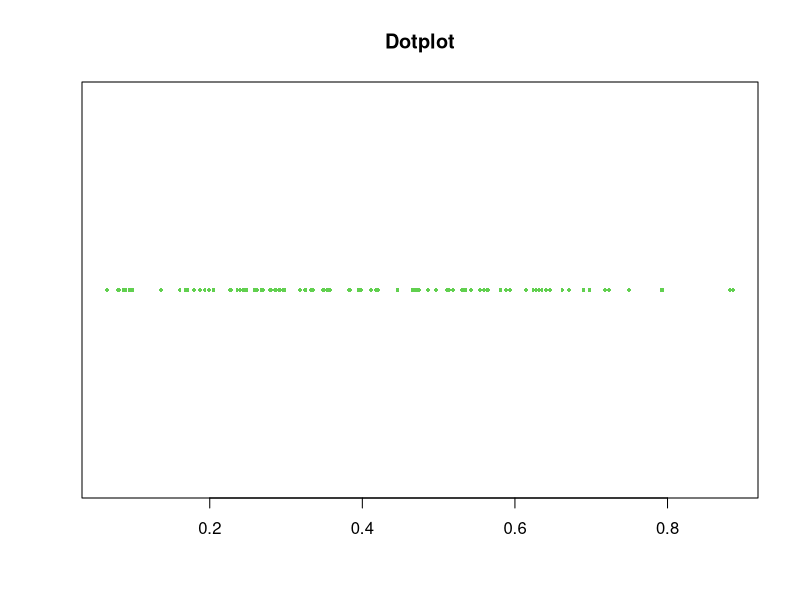
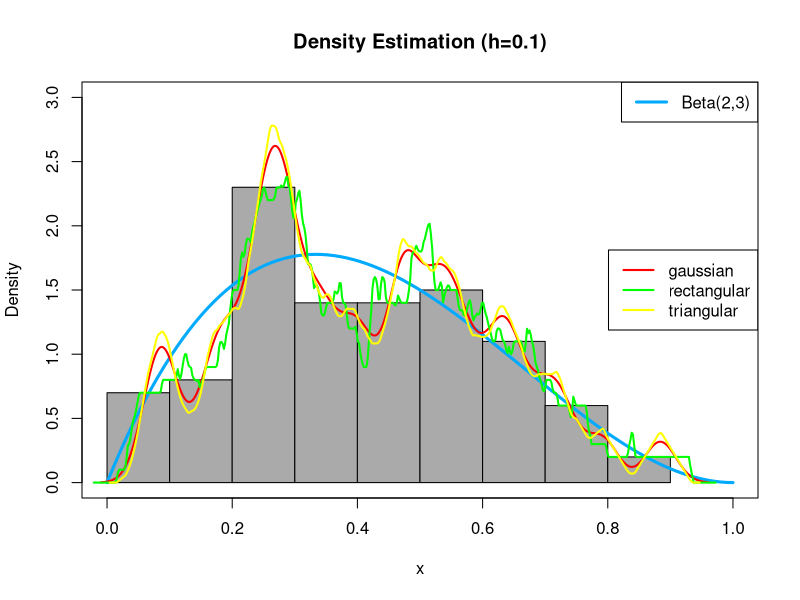
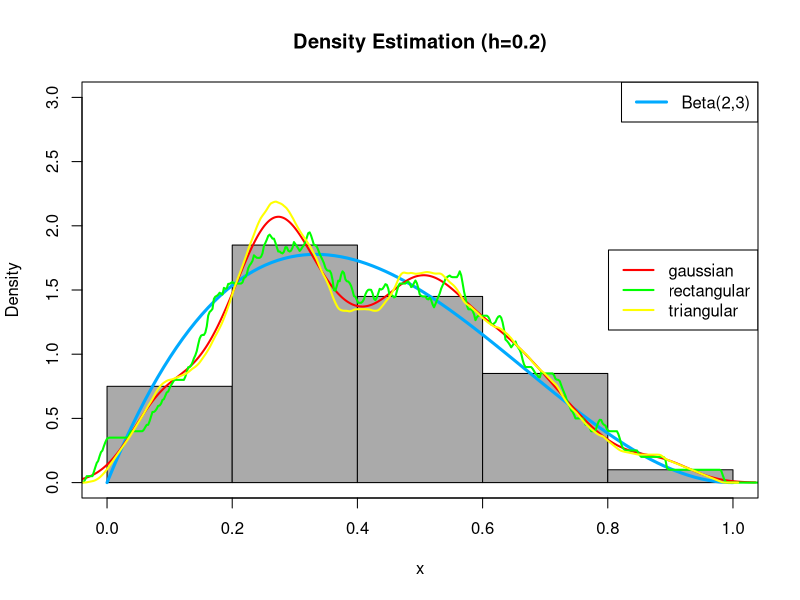
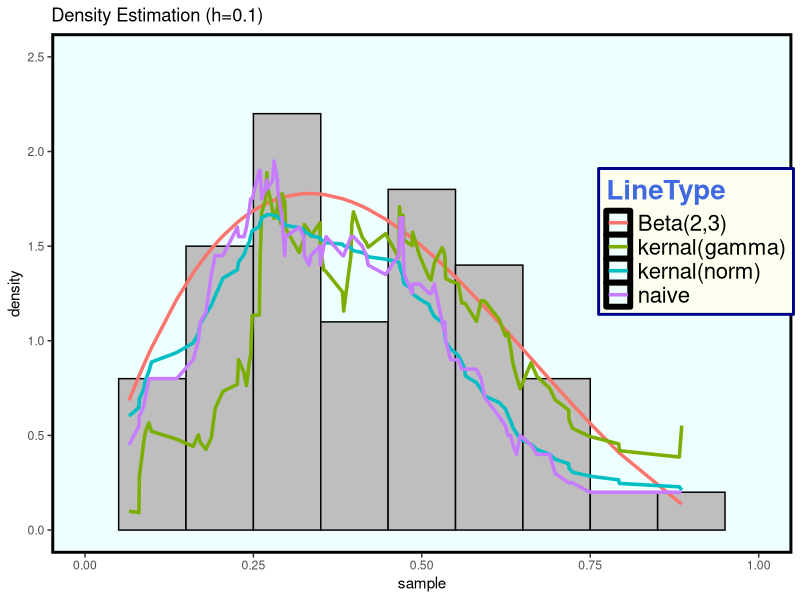
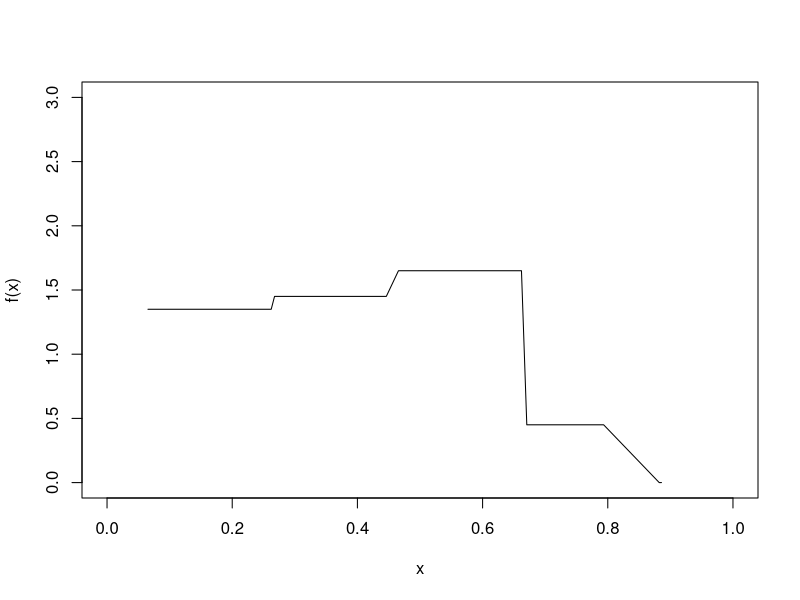
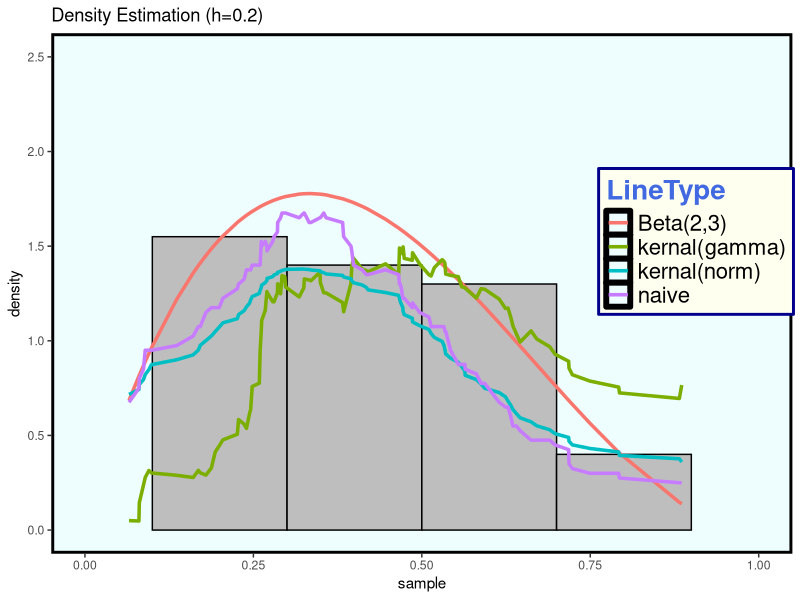
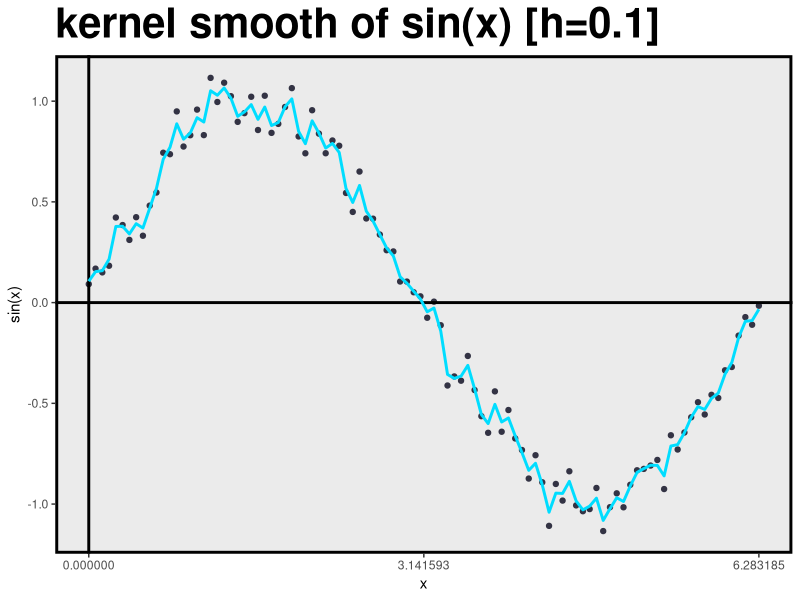
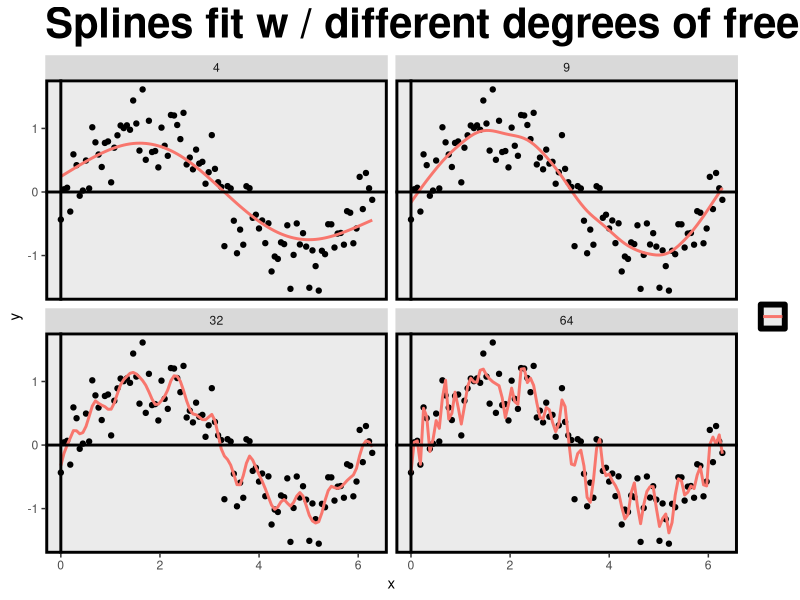

These figures' R source, in order:
## ---- chunk 1
library(dplyr)
library(ggplot2)
library(magrittr)
library(tidyverse)
## ---- chunk 2

# First, simulate 100 observations from a mixed distribution of beta(2,3),
# each with probability 0.5. Then, use at least 3 density estimating methods
# to smooth the observations. 
# You need to specify the parameters in the smoothing methods, 
# and compare the results.

# 取出我們要的亂數
set.seed(106354012)
m = 100
x = rbeta(m,2,3)
# 畫個點的散佈圖
stripchart(x,pch=16,cex=0.5,col=3,main="Dotplot")
# 然後畫個直方圖
y = seq(0,1,length=100)
hist( x, breaks = 10,probability = T,ylim = c(0,3),xlim= c(0,1),col = "#AAAAAA",main = "Density Estimation (h=0.1)")
# 這是真實的beta(2,3)圖形
lines(y , dbeta(y,2,3) , col = "#00AAFF" , lwd = 3)
legend("topright" , "Beta(2,3)" , lty = 1 , col="#00AAFF" , lwd = 3)
# 這是直接用套件模擬出來的函數值
kernal_g = density(x, kernel = c("gaussian"), width = 0.1)
kernal_r = density(x, kernel = c("rectangular"), width = 0.1)
kernal_t = density(x, kernel = c("triangular"), width = 0.1)
# 把他們畫在plot裡面囉
lines(kernal_g, col = "#FF0000" , lwd = 2)
lines(kernal_r, col = "#00FF00" , lwd = 2)
lines(kernal_t, col = "#FFFF00" , lwd = 2)
legend("right",legend=c("gaussian","rectangular","triangular"), col=c("#FF0000","#00FF00","#FFFF00"),lwd=2,cex=1)
box()

# (h=0.2)
hist( x, breaks = 5,probability = T,ylim = c(0,3),xlim= c(0,1),col = "#AAAAAA",main = "Density Estimation (h=0.2)")
# 這是真實的beta(2,3)圖形
lines(y , dbeta(y,2,3) , col = "#00AAFF" , lwd = 3)
legend("topright" , "Beta(2,3)" , lty = 1 , col="#00AAFF" , lwd = 3)
# 這是直接用套件模擬出來的函數值
kernal_g = density(x, kernel = c("gaussian"), width = 0.2)
kernal_r = density(x, kernel = c("rectangular"), width = 0.2)
kernal_t = density(x, kernel = c("triangular"), width = 0.2)
# 把他們畫在plot裡面囉
lines(kernal_g, col = "#FF0000" , lwd = 2)
lines(kernal_r, col = "#00FF00" , lwd = 2)
lines(kernal_t, col = "#FFFF00" , lwd = 2)
legend("right",legend=c("gaussian","rectangular","triangular"), col=c("#FF0000","#00FF00","#FFFF00"),lwd=2,cex=1)
box()
## ---- chunk 3

# 這是不想用套件的人寫的code~

set.seed(106354012)
x <- rbeta(100,2,3)
h=0.1

# histogram density estimator (直方圖)

histogram = function(x,h){
  g = function(x,a,b){
    if (x<=b & x>=a) {return(1)}
    else {return(0)}}            # 寫出一個計算個數前需要的函數
  n <- length(x)
  seq <- seq(min(x),max(x),by=h) # 從(0,1)間隔h做出切割點
  a = seq[-length(seq)]          # 每組下界
  b = seq[-1]                    # 每組上界
  ni = NULL
  for (k in 1:length(a)){
    ni[k] = sum(x<=b[k] & x>=a[k])}
  y_hat = NULL
  for (i in sort(x)){
    I=NULL
    for (j in 1:length(a)){
      gi=g(i,a[j],b[j])
      I=c(I,gi)}                 # 指標函數
    y=1/n*sum(ni/h*I)            # 模擬樣本之函數估計值 
    y_hat=c(y_hat,y)}
  return(y_hat)}                 

# naive density estimator
naive =function(x,h){
  w = function(y){
    if (abs(y)<1) {return(1/2)}
    else {return(0)}}               # 寫出公式裡的函數w
  n = length(x)
  seq = seq(min(x),max(x),length=length(x))        
  y_hat = NULL
  for (i in seq){
    W=NULL
    for (j in x){
      wi=w((i-j)/h)                        
      W=c(W,wi)}
    y=1/n*sum(1/h*W)                # 樣本之函數估計值           
    y_hat=c(y_hat,y)}
  return(y_hat)}

# kernel density estimator
# norm
kernel_norm=function(x,h){
  w=function(y){dnorm(y)}           # 核密度函數(常態)
  n = length(x)
  seq = seq(min(x),max(x),length=length(x))
  y_hat = NULL
  for (i in seq){
    W=NULL
    for (j in x){
      wi=w((i-j)/h)
      W=c(W,wi)}
    y=1/n*sum(1/h*W)
    y_hat=c(y_hat,y)}
  return(y_hat)}

# Gamma核函數
kernel_gamma=function(x,h){
  w=function(y){dgamma(y,shape = 1)}           # 核密度函數(Gamma)
  n = length(x)
  seq = seq(min(x),max(x),length=length(x))
  y_hat = NULL
  for (i in seq){
    W=NULL
    for (j in x){
      wi=w((i-j)/h)
      W=c(W,wi)}
    y=1/n*sum(1/h*W)
    y_hat=c(y_hat,y)}
  return(y_hat)}

# 將亂數帶入函數找出估計函數值(h=0.1)
y1 <- histogram(x,0.1)              #h=0.1，也可使用其他h值
y2 <- naive(x,0.1)                  #h=0.1，也可使用其他h值
y3 <- kernel_norm(x,0.1)            #h=0.1，也可使用其他h值
y4 <- kernel_gamma(x,0.1)           #h=0.1，也可使用其他h值
# 畫圖囉
xx <- sort(x)
yy <- dbeta(xx,2,3)
y2 <- naive(xx,0.1)
y3 <- kernel_norm(xx,0.1)
y4 <- kernel_gamma(xx,0.1)
data <- cbind(xx,yy,y2,y3,y4) %>% as.data.frame()
colnames(data) <- c("sample","Beta(2,3)","naive","kernal(norm)","kernal(gamma)")
LBJ <- gather(data,key = "type",value = "value",2:5)
colnames(LBJ) <- c("sample","LineType","value")  
library(magrittr)
LBJ$LineType %<>% as.factor()
library(ggplot2)
ggplot(data = LBJ) + labs(title = "Density Estimation (h=0.1)")+
  xlim(0,1)+ ylim(0,2.5) +
  geom_histogram(mapping = aes(x=sample,y=..density..),color="black",fill="gray",binwidth = 0.1)+
  geom_line(mapping = aes(x=sample,y=value,color=LineType,group=LineType),size=1.2)+
  theme(legend.title = element_text(colour="royalblue", size=20, face="bold"))+
  theme(legend.text = element_text(size = 16))+
  theme(legend.position = c(0.87,0.6))+
  theme(legend.background = element_rect(fill="#FFFFF0",size=1, linetype="solid",colour ="darkblue"))+
  theme(panel.grid.major = element_blank())+
  theme(panel.grid.minor = element_blank())+
  theme(panel.background = element_rect(fill="#EEFFFF",colour="black",size = 2))

# 畫圖囉 (h=0.2)
xx <- sort(x)
yy <- dbeta(xx,2,3)
y1 <- histogram(xx,0.2)
y2 <- naive(xx,0.2)
y3 <- kernel_norm(xx,0.2)
y4 <- kernel_gamma(xx,0.2)
data <- cbind(xx,yy,y2,y3,y4) %>% as.data.frame()
colnames(data) <- c("sample","Beta(2,3)","naive","kernal(norm)","kernal(gamma)")
LBJ <- gather(data,key = "type",value = "value",2:5)
colnames(LBJ) <- c("sample","LineType","value")  
library(magrittr)
LBJ$LineType %<>% as.factor()
plot(sort(x),y1,typ="l",xlab="x",ylab="f(x)",xlim=c(0,1), ylim=c(0,3))
library(ggplot2)
ggplot(data = LBJ) + labs(title = "Density Estimation (h=0.2)")+
  xlim(0,1)+ ylim(0,2.5) +
  geom_histogram(mapping = aes(x=sample,y=..density..),color="black",fill="gray",binwidth = 0.2)+
  geom_line(mapping = aes(x=sample,y=value,color=LineType,group=LineType),size=1.2)+
  theme(legend.title = element_text(colour="royalblue", size=20, face="bold"))+
  theme(legend.text = element_text(size = 16))+
  theme(legend.position = c(0.87,0.6))+
  theme(legend.background = element_rect(fill="#FFFFF0",size=1, linetype="solid",colour ="darkblue"))+
  theme(panel.grid.major = element_blank())+
  theme(panel.grid.minor = element_blank())+
  theme(panel.background = element_rect(fill="#EEFEFF",colour="black",size = 2))


## ---- chunk 4
library(plyr)
library(dplyr)
library(tidyverse)
library(ggplot2)
library(KernSmooth)
library(broom)
library(magrittr)
library(igraph)
## ---- chunk 5
# kernel smooth
set.seed(106354012)

a <- seq(0,2*pi, length=100)
b <- sin(a) + rnorm(100,0,0.09)
c <- sin(a)

# kernel smooth (kernel is norm)
data <- ksmooth(a, b, kernel = "normal", bandwidth = 0.1)%>% as.data.frame()
data <- cbind(b,c,data)%>% as.data.frame()
ggplot(data,aes(x=x))+ labs(title="kernel smooth of sin(x) [h=0.1]",x="x",y="sin(x)")+
  geom_point(aes(y=b),col="#333344")+
  geom_vline(xintercept = 0,size=1)+
  geom_hline(yintercept = 0,size=1)+
  geom_line(aes(y=y),col="#00DDFF",lwd=1)+
  scale_x_continuous(breaks = c(0:2*pi))+
  theme(panel.grid.major = element_line(NA),panel.grid.minor =element_line(NA))+
  theme(panel.background = element_rect(color = "black",size = 2))+
  theme(plot.title = element_text(size = 30, face = "bold"))+
  theme(legend.title=element_text(size=24))+
  theme(legend.text=element_text(size=20))

# MSE
MSE <- c()
for (i in 1:1000) {
  b <- NULL
  b <- sin(seq(0,2*pi, length=100)) + rnorm(100,0,0.09)
  b1 <- ksmooth(a, b, kernel = "normal", bandwidth = 0.1)$y
  MSE[i] <- mean((b1-c)^2)
}
MSE <- mean(MSE) ; MSE
## ---- chunk 6
# spline

# plot
df_values <- c(4, 9, 32, 64)

x = seq(from=0, to=2*pi, length=100)
f_x = sin(x)
epsilon = rnorm(100, 0, sd = 0.3)
y = f_x + epsilon

values <- data_frame(
  x = seq(from=0, to=2*pi, length=100),
  f_x = sin(x),
  epsilon = rnorm(100, 0, sd = 0.3),
  y = f_x + epsilon
)
overall <- NULL
for(df in df_values){
  overall <- smooth.spline(values$x, values$y, df=df) %>%
    augment() %>%
    mutate(df=df) %>%
    bind_rows(overall)
}
overall <- cbind(overall,f_x) %>% as.data.frame()
multiple_df <- overall %>% 
  ggplot(aes(x=x)) +
  geom_point(aes(y=y))+
  geom_line(aes(y=.fitted,color="#123456"),size=1) +
  facet_wrap(~df, nrow=2) +
  labs(title="Splines fit w / different degrees of freedom")+
  theme(legend.title=element_blank())+
  theme(legend.text = element_blank())+
  theme(panel.background = element_rect(colour = "black"))+
  geom_vline(xintercept = 0,size=1)+
  geom_hline(yintercept = 0,size=1)+
  theme(panel.grid.major = element_line(NA),panel.grid.minor =element_line(NA))+
  theme(panel.background = element_rect(color='#000000',size=2))+
  theme(plot.title = element_text(size = 30, face = "bold"))

multiple_df

get.spline.info<-function(object){
  data.frame(x=object$x,y=object$y,df=object$df)
}

# plot

a <- seq(0,2*pi, length=100)
b <- sin(seq(0,2*pi, length=100)) + rnorm(100,0,0.09)
c <- sin(seq(0,2*pi, length=100))

spline1 <- smooth.spline(x = b, df = 4)
spline2 <- smooth.spline(x = b, df = 9)
spline3 <- smooth.spline(x = b, df = 32)
spline4 <- smooth.spline(x = b, df = 64)

data<-ldply(list(spline1,spline2,spline3,spline4),get.spline.info)
data <- cbind(a,b,c,data) %>% as.data.frame()
ggplot(data,aes(x=a))+ labs(title="Spline smoother of sin(x)") +
  geom_line(aes(y=c),col="gray",size=2)+
  geom_point(aes(y=b))+
  geom_vline(xintercept = 0,size=1)+
  geom_hline(yintercept = 0,size=1)+
  geom_line(mapping = aes(y=y,color=factor(round(df,0)),group=df),lwd=1.2)+
  scale_color_discrete("The number of nodes")+
  theme(legend.key.size = unit(1.5, "line"))+
  theme(plot.title = element_text(size = 30, face = "bold"))+
  theme(legend.title=element_text(size=24))+
  theme(legend.text=element_text(size=20))+
  theme(legend.position = c(0.8,0.8))+
  theme(legend.background = element_rect(fill="#FFFFF0",colour = "black"))+
  theme(panel.grid.major = element_line(NA),panel.grid.minor =element_line(NA))+
  theme(panel.background = element_rect(colour = "black",size=2))
 
# 最後我們將各節點數分別計算MSE
MSE <- c()
# ns=4
# MSE
mse <- c()
for (i in 1:1000) {
  b <- NULL
  b <- sin(seq(0,2*pi, length=100)) + rnorm(100,0,0.09)
  b1 <- smooth.spline(x = b,df=4)$y
  c <- sin(seq(0,2*pi, length=100))
  mse[i] <- mean((b1-c)^2)
}
MSE[1] <- mean(mse) ; MSE


# nodes=9
mse <- c()
for (i in 1:1000) {
  b <- NULL
  b <- sin(seq(0,2*pi, length=100)) + rnorm(100,0,0.09)
  b1 <- smooth.spline(x = b,df=9)$y
  c <- sin(seq(0,2*pi, length=100))
  mse[i] <- mean((b1-c)^2)
}
MSE[2] <- mean(mse) ; MSE

# nodes=32
mse <- c()
for (i in 1:1000) {
  b <- NULL
  b <- sin(seq(0,2*pi, length=100)) + rnorm(100,0,0.09)
  b1 <- smooth.spline(x = b,df=32)$y
  c <- sin(seq(0,2*pi, length=100))
  mse[i] <- mean((b1-c)^2)
}
MSE[3] <- mean(mse) ; MSE

# nodes=64
mse <- c()
for (i in 1:1000) {
  b <- NULL
  b <- sin(seq(0,2*pi, length=100)) + rnorm(100,0,0.09)
  b1 <- smooth.spline(x = b,df=64)$y
  c <- sin(seq(0,2*pi, length=100))
  mse[i] <- mean((b1-c)^2)
}
MSE[4] <- mean(mse) ; MSE

MSE <- c(1,1,1)
for (j in 4:64) {
  mse <- c()
  for (i in 1:1000) {
  b <- NULL
  b <- sin(seq(0,2*pi, length=100)) + rnorm(100,0,0.09)
  b1 <- smooth.spline(x = b,df=j)$y
  c <- sin(seq(0,2*pi, length=100))
  mse[i] <- mean((b1-c)^2)
  }
  MSE[j] <- mean(mse)
}
# MSE比較
MSE
# 我們發現當節點為9的時候MSE較小
which(MSE==min(MSE))
# ggplot2
a <- seq(0,2*pi, length=100)
b <- sin(seq(0,2*pi, length=100)) + rnorm(100,0,0.09)
c <- smooth.spline(x = b,df=9)$y
d <- sin(seq(0,2*pi, length=100))
data <- cbind(a,b,c) %>% as.data.frame()
ggplot(data,aes(x=a))+ labs(title="Spline smoother of sin(x) [df=9]") +
  geom_line(aes(y=d),col="#ABCDEF",size=2)+
  geom_point(aes(y=b))+
  geom_vline(xintercept = 0,size=1)+
  geom_hline(yintercept = 0,size=1)+
  geom_line(mapping = aes(y=c),col="#0000BA",lwd=1.2)+
  scale_color_discrete("The number of nodes")+
  theme(legend.key.size = unit(1.5, "line"))+
  theme(plot.title = element_text(size = 30, face = "bold"))+
  theme(legend.title=element_text(size=24))+
  theme(legend.text=element_text(size=20))+
  theme(legend.position = c(0.8,0.8))+
  theme(legend.background = element_rect(fill="#FFFFF0",colour = "black"))+
  theme(panel.grid.major = element_line(NA),panel.grid.minor =element_line(NA))+
  theme(panel.background = element_rect(colour = "black",size=2))

## ---- chunk 7
# lowess
set.seed(106354012)

a <- seq(0,2*pi, length=100)
b <- sin(a) + rnorm(100,0,0.09)
c <- sin(a)

# 計算f值為0.23
lowess(x = a, y = b, f = 0.23)

# plot
data <- lowess(x = a, y = b, f = 0.23) %>% as.data.frame()
data <- cbind(b,c,data)%>% as.data.frame()
ggplot(data,aes(x=x))+ labs(title="lowess smooth of sin(x) [h=0.1]",x="x",y="sin(x)")+
  geom_point(aes(y=b))+
  geom_vline(xintercept = 0,size=1)+
  geom_hline(yintercept = 0,size=1)+
  geom_line(aes(y=y),col="#00D0FF",lwd=1)+
  scale_x_continuous(breaks = c(0:2*pi))+
  theme(panel.background = element_rect(colour = "black",size=2))+
  theme(panel.grid.major = element_line(NA),panel.grid.minor =element_line(NA))+
  theme(plot.title = element_text(size = 30, face = "bold"))+
  theme(legend.title=element_text(size=24))+
  theme(legend.text=element_text(size=20))

# MSE
MSE <- c()
for (i in 1:1000) {
  b <- NULL
  b <- sin(seq(0,2*pi, length=100)) + rnorm(100,0,0.09)
  b1 <- lowess(x = a, y = b, f = 0.23)$y
  MSE[i] <- mean((b1-c)^2)
}
MSE <- mean(MSE) ; MSE
## ---- chunk 8
# running mean
set.seed(106354012)

a <- seq(0,2*pi, length=100)
b <- sin(seq(0,2*pi, length=100)) + rnorm(100,0,0.09)
c <- sin(seq(0,2*pi, length=100))

mse = NULL
for (k in 1:20){
r <- running_mean(b, binwidth=k)
x = NULL
for(i in 1:(100-k+1)){
x[i] <- mean(a[i:(i+k-1)])
}
mse[k] <- mean((sin(x)-r)^2)
num = which(mse==min(mse))
}
mse
paste("the minimum mse of k is",num)
paste("the minimum mse is",min(mse))

# plot

b <- running_mean(b, binwidth=which(mse==min(mse)))
plot(b)
model <- lm(b ~ poly(seq(0,2*pi, length=100-num+1),3))
y <- fitted.values(model)
lines(fitted.values(model))  # 模擬出來的資料線段
lines(c)                     # 真實的線段
data <- cbind(a[1:length(b)],b,c[1:length(b)])%>%as.data.frame()
colnames(data) <- c("x","running mean","sin(x)")
library(magrittr)
data2 <- gather(data,key = "type",value = "value",2:3)
data2$type %<>% as.factor()
ggplot(data2)+ labs(title = "Running mean of sin(x)")+
  theme(panel.grid.major=element_blank(),panel.grid.minor=element_blank())+
  xlim(0,2*pi)+ ylim(-1,1) +
  geom_vline(xintercept = 0,size=1)+
  geom_hline(yintercept = 0,size=1)+
  geom_line(mapping = aes(x=x,y=value,color=type,group=type),lwd=1.87)+
  geom_point(mapping = aes(x=x,y=value),color="blue",size=1)+
  theme(legend.text = element_text(size = 16))+
  theme(legend.position = c(0.8,0.8))+
  theme(legend.background = element_rect(size=0.5, linetype="solid",fill ="#FFFFF0",colour ="black"))+
  theme(panel.background = element_rect(color='#000000',size=2))+
  theme(plot.title = element_text(size = 30, face = "bold"))+
  theme(legend.title=element_text(size=24))+
  theme(legend.text=element_text(size=20))
  
# 1,000 simulation runs ( 設定k=2 )

a <- seq(0,2*pi, length=100)
b <- sin(seq(0,2*pi, length=100)) + rnorm(100,0,0.09)
c <- sin(seq(0,2*pi, length=100))

# MSE
c <- sin((a[-1]+a[-100])/2)
for (i in 1:1000) {
b <- NULL
b <- sin(seq(0,2*pi, length=100)) + rnorm(100,0,0.09)
b1 <- running_mean(b, binwidth=2)
MSE[i] <- mean((b1-c)^2)
}
MSE <- mean(MSE) ; MSE
